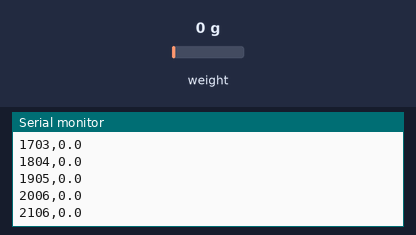
The sketch below on a simulated Arduino Uno, built with avr-gcc and run on an emulated ATmega328P. Parts: the last lines printed to the serial monitor. The test bench sets the inputs (shaded band); at power-on: weight on the scale 0 g.

Above: at 2.2 s.
2.3 s: weight on the scale set to 100 g
At 2.32 s:
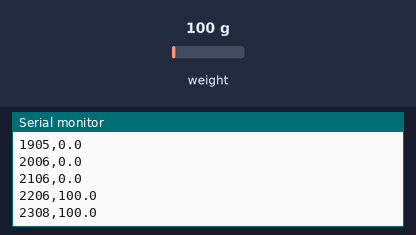
3.8 s: weight on the scale set to 1250 g
At 3.83 s:
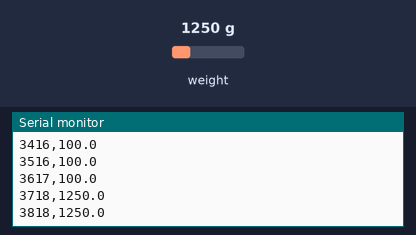
Timing chart, 0 to 6.8 s (numbered marks = the images above; inputs shaded):
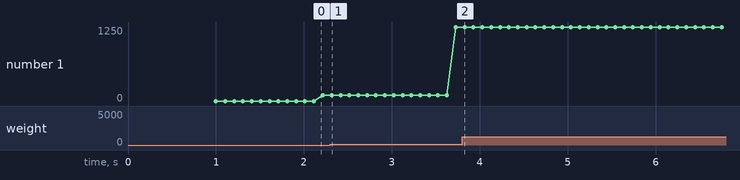

Measured:
- after the input at 2.3 s, the serial monitor: prints a new line at once (image 1)
- plotted number 1: 100 → 1250 after the input at 2.3 s

The sketch:

lcm100_hx711_serial_reader.ino
```cpp
/*
 * Arduino code for reading Futek LCM100 force sensor with Sparkfun HX711 ADC
 * The value read is sent back through serial
 * A separate MATLAB script is used to process the data
 *
 * This code is based on Sparkfun's HX711 example code
 * available here: https://github.com/sparkfun/HX711-Load-Cell-Amplifier
 *
 * Albert Wu (wualbert@mit.edu)
 * 2019 January
 */
#include <HX711.h>

#define DOUT  3
#define CLK  2

HX711 scale(DOUT, CLK);

float calibration_factor = 1000; //TBD

void setup() {
  Serial.begin(9600);
  scale.set_scale(calibration_factor);
  scale.tare(); //Reset the scale to 0
}

void loop() {
  Serial.print(millis());
  Serial.print(",");
  Serial.print(scale.get_units(), 1); //prints value
  Serial.println();
  //For reading serial inputs
  if(Serial.available())
  {
  }
}
```
